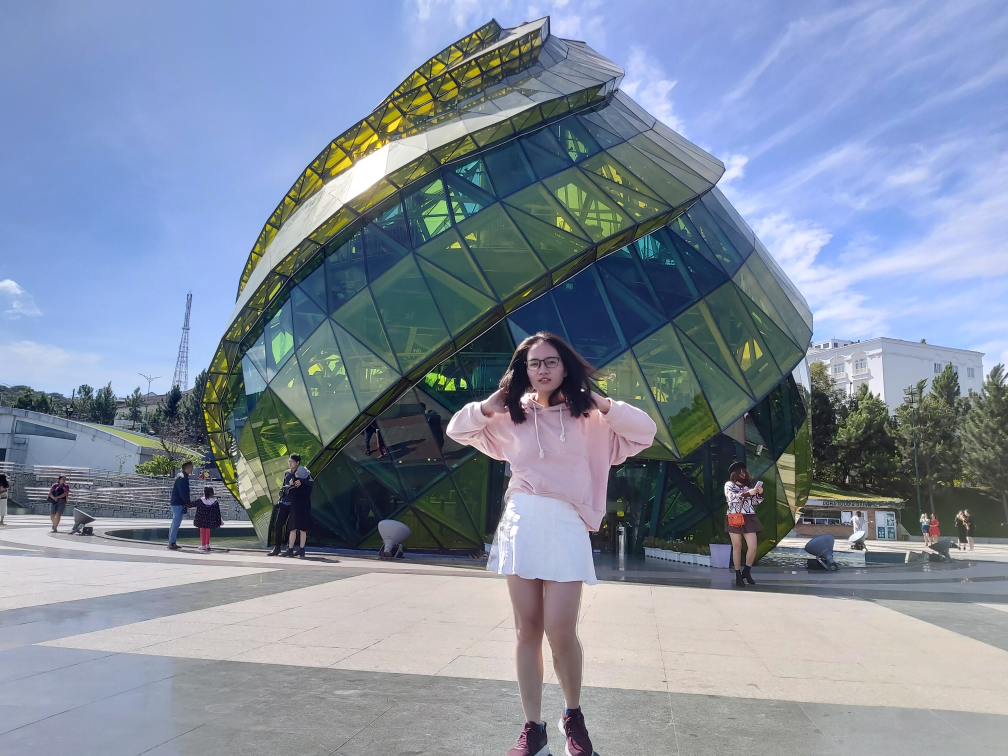
#> input picture face_recognition/scripts/data/20191129_092106.jpg, 4032 x 3024 px, given in place of the camera (shown at 1/4 size)
$ python gather_selfies.py --face-cascade haarcascade_frontalface_default.xml --output out.png   (older library calls are emulated)
#> lines starting #> are read from the running program, lines starting #| are printed output that depends on the picture
### face_recognition/scripts/face_recognition/facedetector.py
# import the necessary packages
import cv2
import imutils


class FaceDetector:
    def __init__(self, faceCascadePath):
        # load the face detector
        self.faceCascade = cv2.CascadeClassifier(faceCascadePath)

    def detect(self, image, scaleFactor=1.1, minNeighbors=5, minSize=(30, 30)):
        # detect faces in the image
        flags = cv2.cv.CV_HAAR_SCALE_IMAGE if imutils.is_cv2() else cv2.CASCADE_SCALE_IMAGE
        rects = self.faceCascade.detectMultiScale(image, scaleFactor=scaleFactor,
                                                  minNeighbors=minNeighbors, minSize=minSize, flags=flags)

        # return the bounding boxes around the faces in the image
        return rects

### face_recognition/gather_selfies.py
# USAGE
# python gather_selfies.py --face-cascade cascades/haarcascade_frontalface_default.xml \
#	--output output/faces/adrian.txt

# import the necessary packages
from __future__ import print_function
from scripts.face_recognition.facedetector import FaceDetector
from imutils import encodings
import argparse
import imutils
import cv2

# construct the argument parse and parse command line arguments
ap = argparse.ArgumentParser()
ap.add_argument("-f", "--face-cascade", required=True, help="path to face detection cascade")
ap.add_argument("-o", "--output", required=True, help="path to output file")
ap.add_argument("-w", "--write-mode", type=str, default="a+", help="write method for the output file")
args = vars(ap.parse_args())

# initialize the face detector, boolean indicating if we are in capturing mode or not, and
# the bounding box color
fd = FaceDetector(args["face_cascade"])
captureMode = False
color = (0, 255, 0)

# grab a reference to the webcam and open the output file for writing
camera = cv2.VideoCapture(0)
f = open(args["output"], args["write_mode"])
total = 0

# loop over the frames of the video
while True:
    # grab the current frame
    (grabbed, frame) = camera.read()
#> frame is the input picture: shape (3024, 4032, 3); mean B, G, R 158.1, 140.7, 129.1

    # if the frame could not be grabbed, then we have reached the end of the video
    if not grabbed:
        break

    # resize the frame, convert the frame to grayscale, and detect faces in the frame
    frame = imutils.resize(frame, width=500)
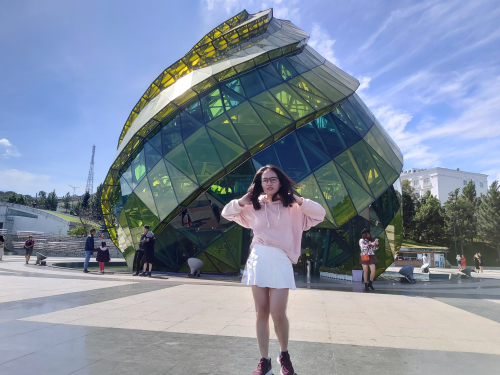
#> frame: shape (375, 500, 3); mean B, G, R 158.1, 140.7, 129.1
    gray = cv2.cvtColor(frame, cv2.COLOR_BGR2GRAY)
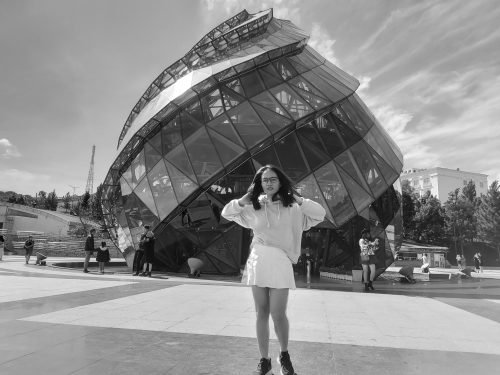
#> gray: shape (375, 500); min 6, max 255, mean 139.2
    faceRects = fd.detect(gray, scaleFactor=1.1, minNeighbors=9, minSize=(100, 100))
#> in detect, `rects = self.faceCascade.detectMultiScale(image, scaleFactor=scaleFact..`: rects = ()
#> faceRects = ()

    # ensure that at least one face was detected
    if len(faceRects) > 0:
        # sort the bounding boxes, keeping only the largest one
        (x, y, w, h) = max(faceRects, key=lambda b: (b[2] * b[3]))

        # if we are in capture mode, extract the face ROI, encode it, and write it to file
        if captureMode:
            face = gray[y:y + h, x:x + w].copy(order="C")
            f.write("{}\n".format(encodings.base64_encode_image(face)))
            total += 1

        # draw bounding box on the frame
        cv2.rectangle(frame, (x, y), (x + w, y + h), color, 2)

    # show the frame and record if the user presses a key
    cv2.imshow("Frame", frame)
    key = cv2.waitKey(1) & 0xFF
#> (key q is pressed here)

    # if the `c` key is pressed, then go into capture mode
    if key == ord("c"):
        # if we are not already in capture mode, drop into capture mode
        if not captureMode:
            captureMode = True
            color = (0, 0, 255)

        # otherwise, back out of capture mode
        else:
            captureMode = False
            color = (0, 255, 0)

    # if the `q` key is pressed, break from the loop
    elif key == ord("q"):
        break

# close the output file, cleanup the camera, and close any open windows
print("[INFO] wrote {} frames to file".format(total))
f.close()
camera.release()
cv2.destroyAllWindows()

$ run again, on face_recognition/scripts/data/20191129_100407.jpg
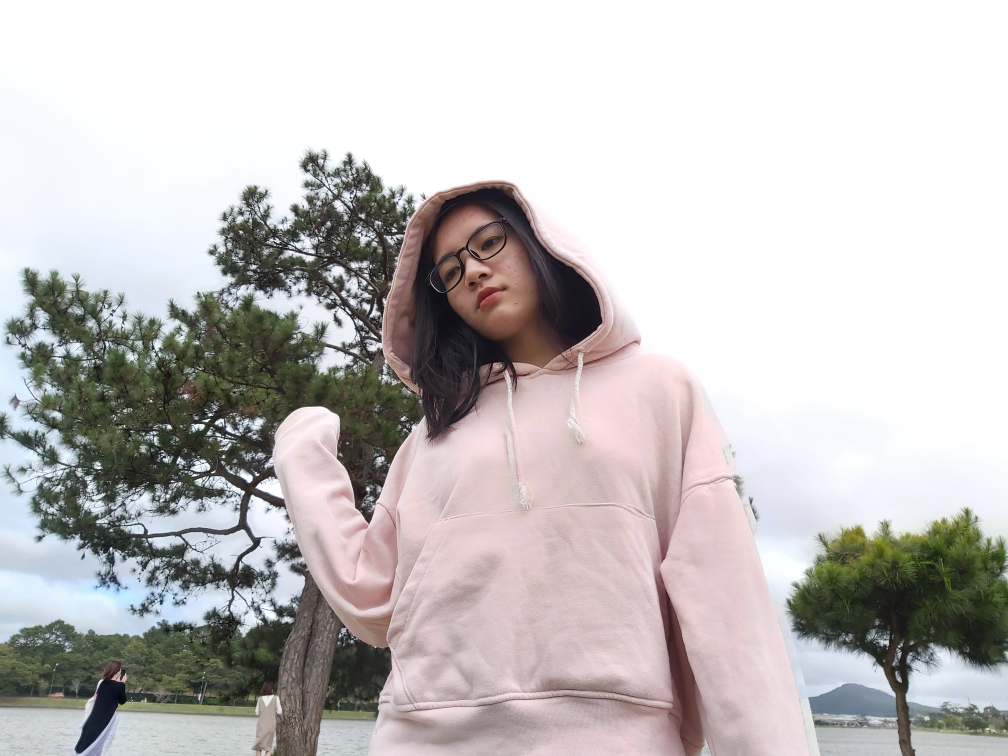
#> input picture face_recognition/scripts/data/20191129_100407.jpg, 4032 x 3024 px, given in place of the camera (shown at 1/4 size)
#> frame is the input picture: shape (3024, 4032, 3); mean B, G, R 191.3, 191.8, 195.4
#> `frame = imutils.resize(frame, width=500)`:
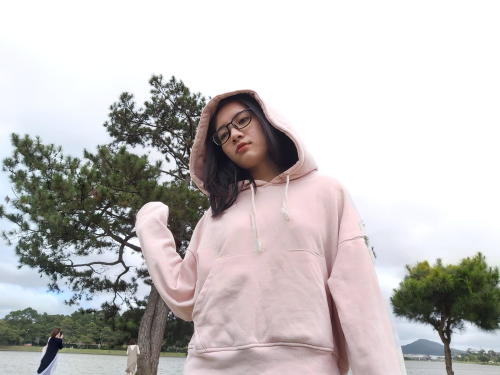
#> frame: shape (375, 500, 3); mean B, G, R 191.3, 191.8, 195.4
#> `gray = cv2.cvtColor(frame, cv2.COLOR_BGR2GRAY)`:
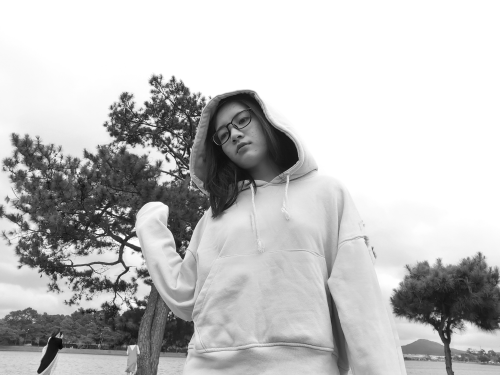
#> gray: shape (375, 500); min 7, max 255, mean 192.8
#> rects = ()

$ run again, on face_recognition/scripts/data/20191129_111228.jpg
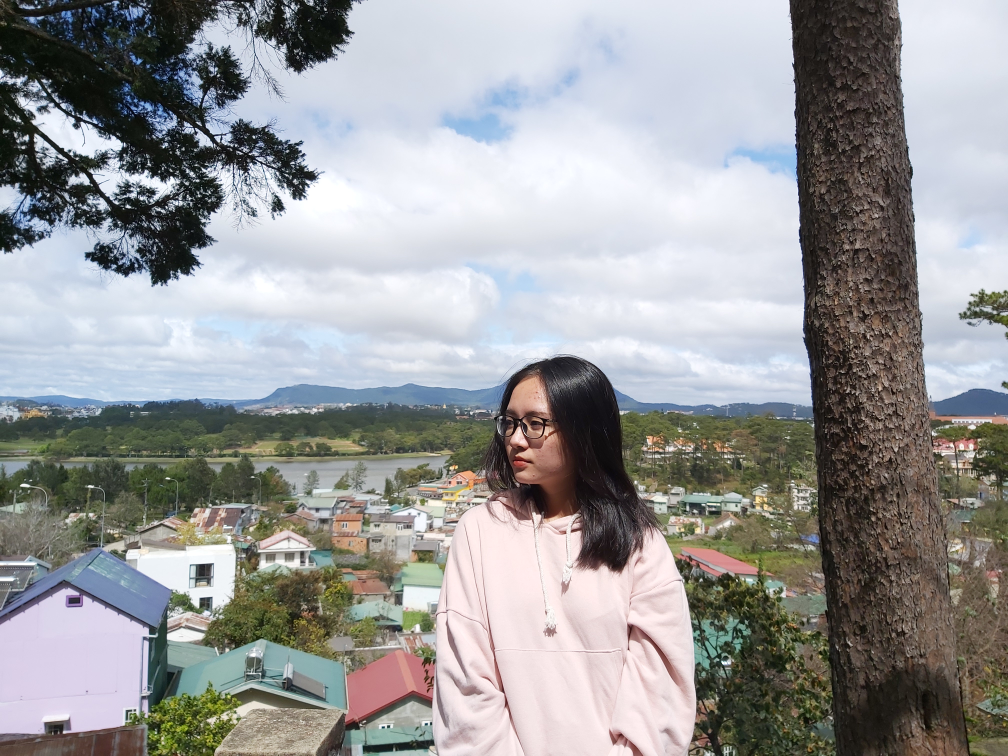
#> input picture face_recognition/scripts/data/20191129_111228.jpg, 4032 x 3024 px, given in place of the camera (shown at 1/4 size)
#> frame is the input picture: shape (3024, 4032, 3); mean B, G, R 154.5, 153.6, 153
#> `frame = imutils.resize(frame, width=500)`:
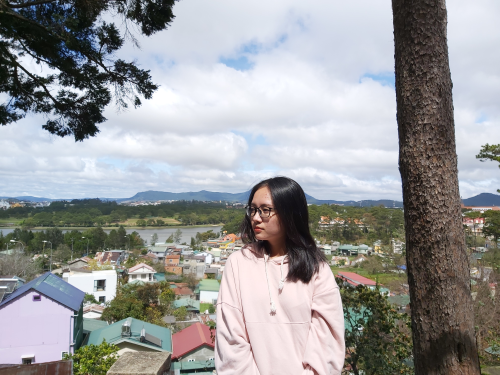
#> frame: shape (375, 500, 3); mean B, G, R 154.5, 153.6, 153
#> `gray = cv2.cvtColor(frame, cv2.COLOR_BGR2GRAY)`:
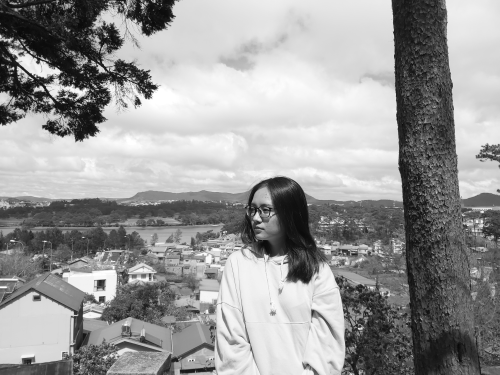
#> gray: shape (375, 500); min 9, max 255, mean 153.5
#> rects = ()

$ run again, on face_recognition/scripts/data/20191129_111857.jpg
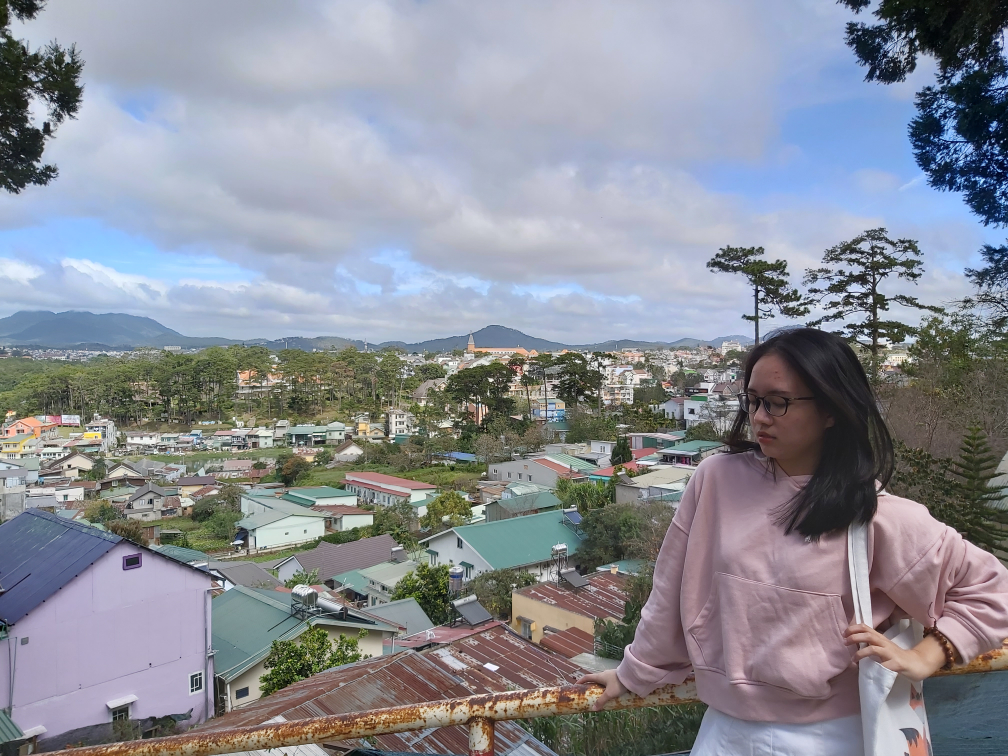
#> input picture face_recognition/scripts/data/20191129_111857.jpg, 4032 x 3024 px, given in place of the camera (shown at 1/4 size)
#> frame is the input picture: shape (3024, 4032, 3); mean B, G, R 150.5, 141.1, 138.1
#> `frame = imutils.resize(frame, width=500)`:
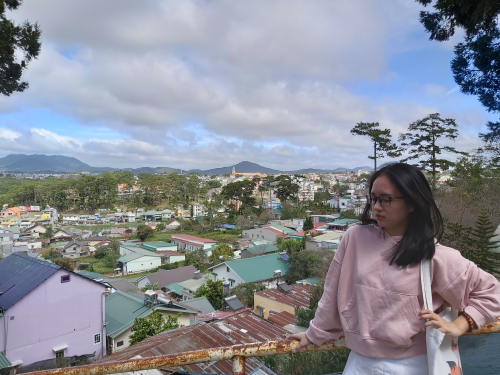
#> frame: shape (375, 500, 3); mean B, G, R 150.5, 141.1, 138.1
#> `gray = cv2.cvtColor(frame, cv2.COLOR_BGR2GRAY)`:
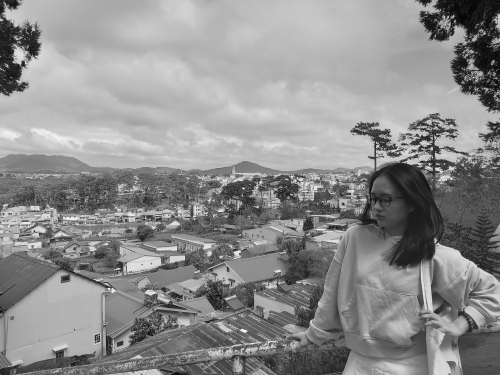
#> gray: shape (375, 500); min 2, max 251, mean 141.3
#> rects = ()
